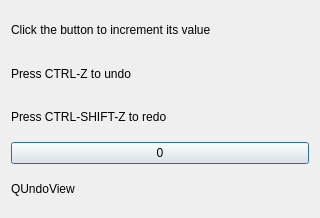
<?xml version="1.0" encoding="UTF-8"?>
<ui version="4.0">
 <class>QtDialog</class>
 <widget class="QDialog" name="QtDialog">
  <property name="geometry">
   <rect>
    <x>0</x>
    <y>0</y>
    <width>320</width>
    <height>218</height>
   </rect>
  </property>
  <property name="windowTitle">
   <string>QUndoViewExample1</string>
  </property>
  <layout class="QVBoxLayout" name="verticalLayout">
   <item>
    <widget class="QLabel" name="label_1">
     <property name="text">
      <string>Click the button to increment its value</string>
     </property>
    </widget>
   </item>
   <item>
    <widget class="QLabel" name="label_2">
     <property name="text">
      <string>Press CTRL-Z to undo</string>
     </property>
    </widget>
   </item>
   <item>
    <widget class="QLabel" name="label_3">
     <property name="text">
      <string>Press CTRL-SHIFT-Z to redo</string>
     </property>
    </widget>
   </item>
   <item>
    <widget class="QPushButton" name="button">
     <property name="text">
      <string>0</string>
     </property>
    </widget>
   </item>
   <item>
    <widget class="QLabel" name="label">
     <property name="text">
      <string>QUndoView</string>
     </property>
    </widget>
   </item>
  </layout>
 </widget>
 <layoutdefault spacing="6" margin="11"/>
 <resources/>
 <connections/>
</ui>
